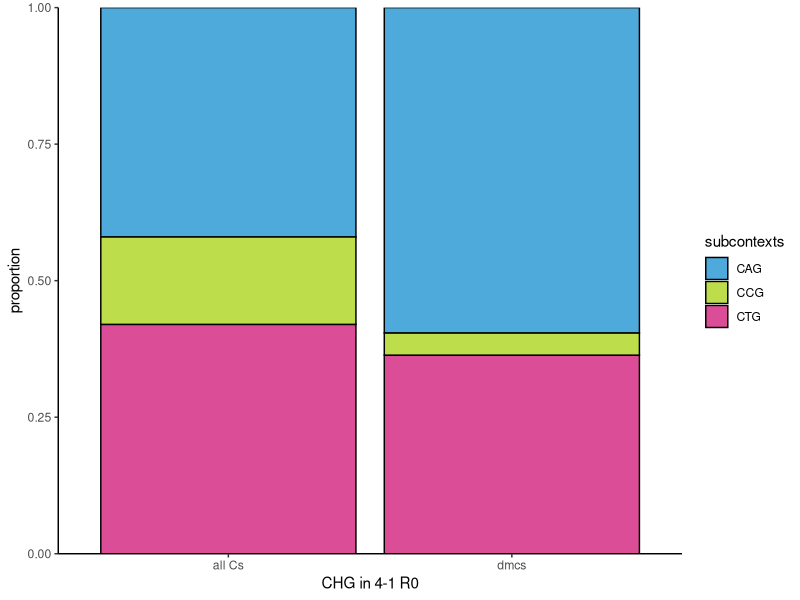
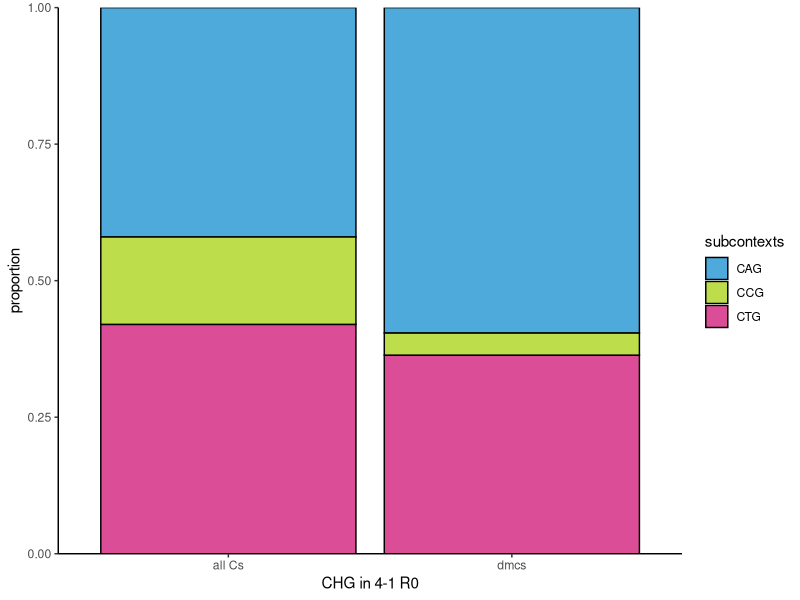

R code for these plots, in order:
library(ggplot2)



subcontexts <- c("CAG", "CTG", "CCG", "CAG", "CTG", "CCG")
genotypes <- c(rep("all Cs", 3), rep("dmcs", 3))

values <- c(42, 42, 16, 59, 36, 4)
df <- data.frame(subcontexts, genotypes, values)
df

p <- ggplot(df, aes(x = genotypes, y = values, fill = subcontexts)) + 
  geom_bar(position="fill", stat="identity", color = "black") + 
  theme_classic() + 
  xlab("CHG in 4-1 R0") + ylab("proportion") + 
  scale_y_continuous(expand = c(0,0)) + 
  scale_fill_manual(values = c("#4DAADA", "#BDDD4B", "#DB4D97"))

p
ggsave("4-1 CHG subcontexts.svg")
